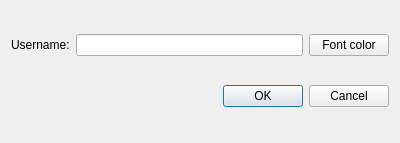
<?xml version="1.0" encoding="UTF-8"?>
<ui version="4.0">
 <class>UsernameDialog</class>
 <widget class="QDialog" name="UsernameDialog">
  <property name="geometry">
   <rect>
    <x>0</x>
    <y>0</y>
    <width>400</width>
    <height>143</height>
   </rect>
  </property>
  <property name="windowTitle">
   <string>ChatApp</string>
  </property>
  <layout class="QGridLayout" name="gridLayout">
   <item row="1" column="0">
    <layout class="QVBoxLayout" name="verticalLayout">
     <item>
      <layout class="QHBoxLayout" name="horizontalLayout">
       <item>
        <widget class="QLabel" name="label">
         <property name="text">
          <string>Username:</string>
         </property>
        </widget>
       </item>
       <item>
        <widget class="QLineEdit" name="userEdit"/>
       </item>
       <item>
        <widget class="QPushButton" name="pushButton">
         <property name="text">
          <string>Font color</string>
         </property>
        </widget>
       </item>
      </layout>
     </item>
    </layout>
   </item>
   <item row="3" column="0">
    <widget class="QDialogButtonBox" name="buttonBox">
     <property name="orientation">
      <enum>Qt::Orientation::Horizontal</enum>
     </property>
     <property name="standardButtons">
      <set>QDialogButtonBox::StandardButton::Cancel|QDialogButtonBox::StandardButton::Ok</set>
     </property>
    </widget>
   </item>
  </layout>
 </widget>
 <resources/>
 <connections>
  <connection>
   <sender>buttonBox</sender>
   <signal>accepted()</signal>
   <receiver>UsernameDialog</receiver>
   <slot>accept()</slot>
   <hints>
    <hint type="sourcelabel">
     <x>248</x>
     <y>254</y>
    </hint>
    <hint type="destinationlabel">
     <x>157</x>
     <y>274</y>
    </hint>
   </hints>
  </connection>
  <connection>
   <sender>buttonBox</sender>
   <signal>rejected()</signal>
   <receiver>UsernameDialog</receiver>
   <slot>reject()</slot>
   <hints>
    <hint type="sourcelabel">
     <x>316</x>
     <y>260</y>
    </hint>
    <hint type="destinationlabel">
     <x>286</x>
     <y>274</y>
    </hint>
   </hints>
  </connection>
 </connections>
</ui>
